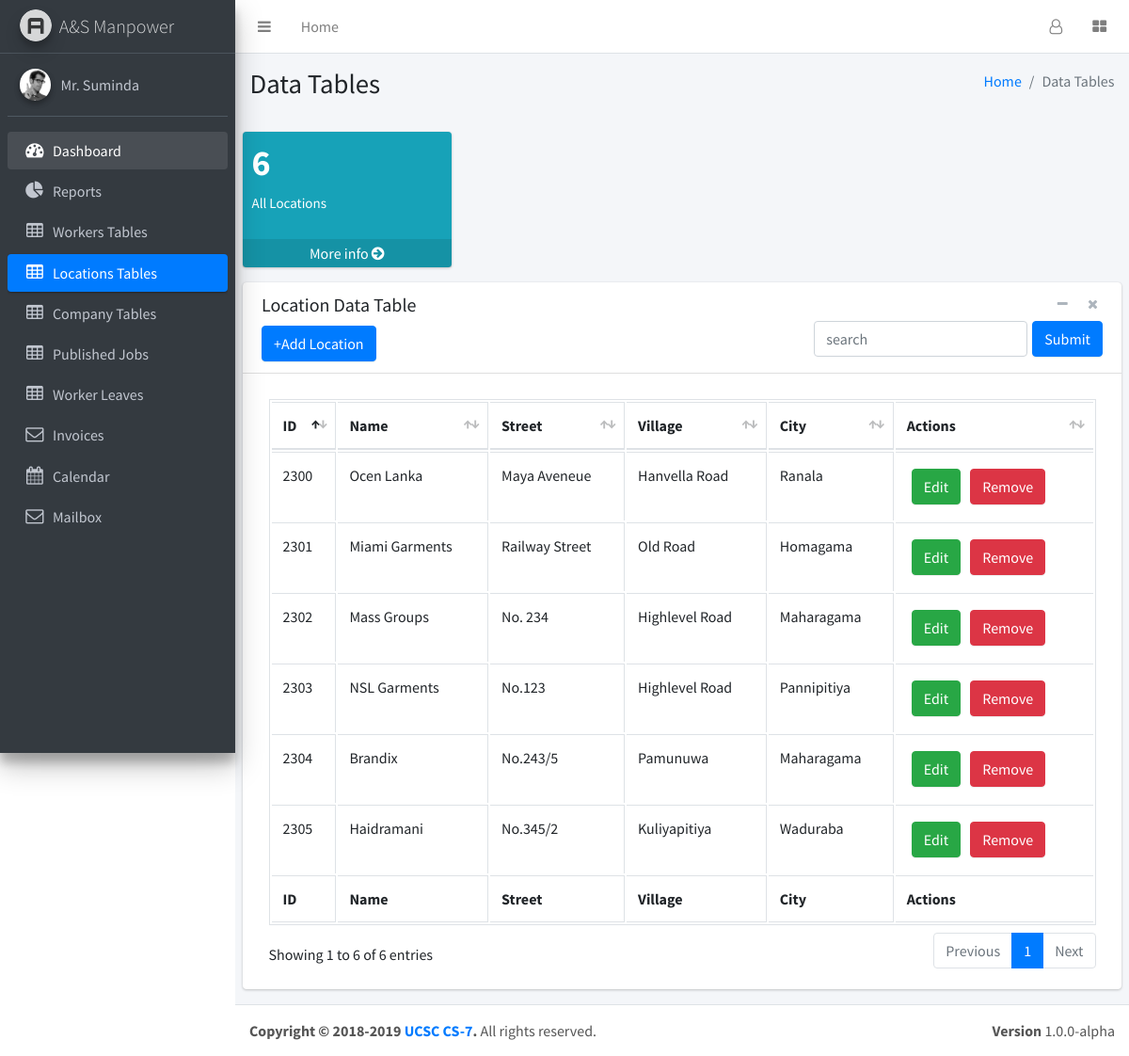
The app's page /pages/others/tables/dataLoc.php with its own data.
### tables this page shows
CREATE TABLE `location` (
  `locID` int(11) NOT NULL,
  `locName` varchar(45) DEFAULT NULL,
  `locStreet` varchar(45) DEFAULT NULL,
  `locVillage` varchar(45) DEFAULT NULL,
  `locCity` varchar(45) DEFAULT NULL
);

### pages/query_boxes/locations_view.php (the view, shortened to what this page needs)
<?php
    $queryLoc="SELECT * FROM location LIMIT 10";
    $resultLoc=mysqli_query($conn,$queryLoc);
    if(mysqli_num_rows($resultLoc)>0){
        while($rowLoc=mysqli_fetch_assoc($resultLoc)){
            echo "<tr>
                  <td>".$rowLoc['locID']."</td>
                  <td>".$rowLoc['locName']."</td>
                  <td>".$rowLoc['locStreet']."</td>
                  <td>".$rowLoc['locVillage']."</td>
                  <td>".$rowLoc['locCity']."</td>
                  <td><button style='margin:5px' class='btn btn-success' data-target='#".$rowLoc['locID']."' data-toggle='modal'>Edit</button><button style='margin:5px' class='btn btn-danger' data-target='#cancle".$rowLoc['locID']."' data-toggle='modal'>Remove</button></td>";
        }
    }
?>

### records on screen
location: locID "2300", locName "Ocen Lanka", locStreet "Maya Aveneue", locVillage "Hanvella Road", locCity "Ranala"
location: locID "2301", locName "Miami Garments", locStreet "Railway Street", locVillage "Old Road", locCity "Homagama"
location: locID "2302", locName "Mass Groups", locStreet "No. 234", locVillage "Highlevel Road", locCity "Maharagama"
location: locID "2303", locName "NSL Garments", locStreet "No.123", locVillage "Highlevel Road", locCity "Pannipitiya"
location: locID "2304", locName "Brandix", locStreet "No.243/5", locVillage "Pamunuwa", locCity "Maharagama"
location: locID "2305", locName "Haidramani", locStreet "No.345/2", locVillage "Kuliyapitiya", locCity "Waduraba"

### other values on screen
$row['locCount'] "6"
